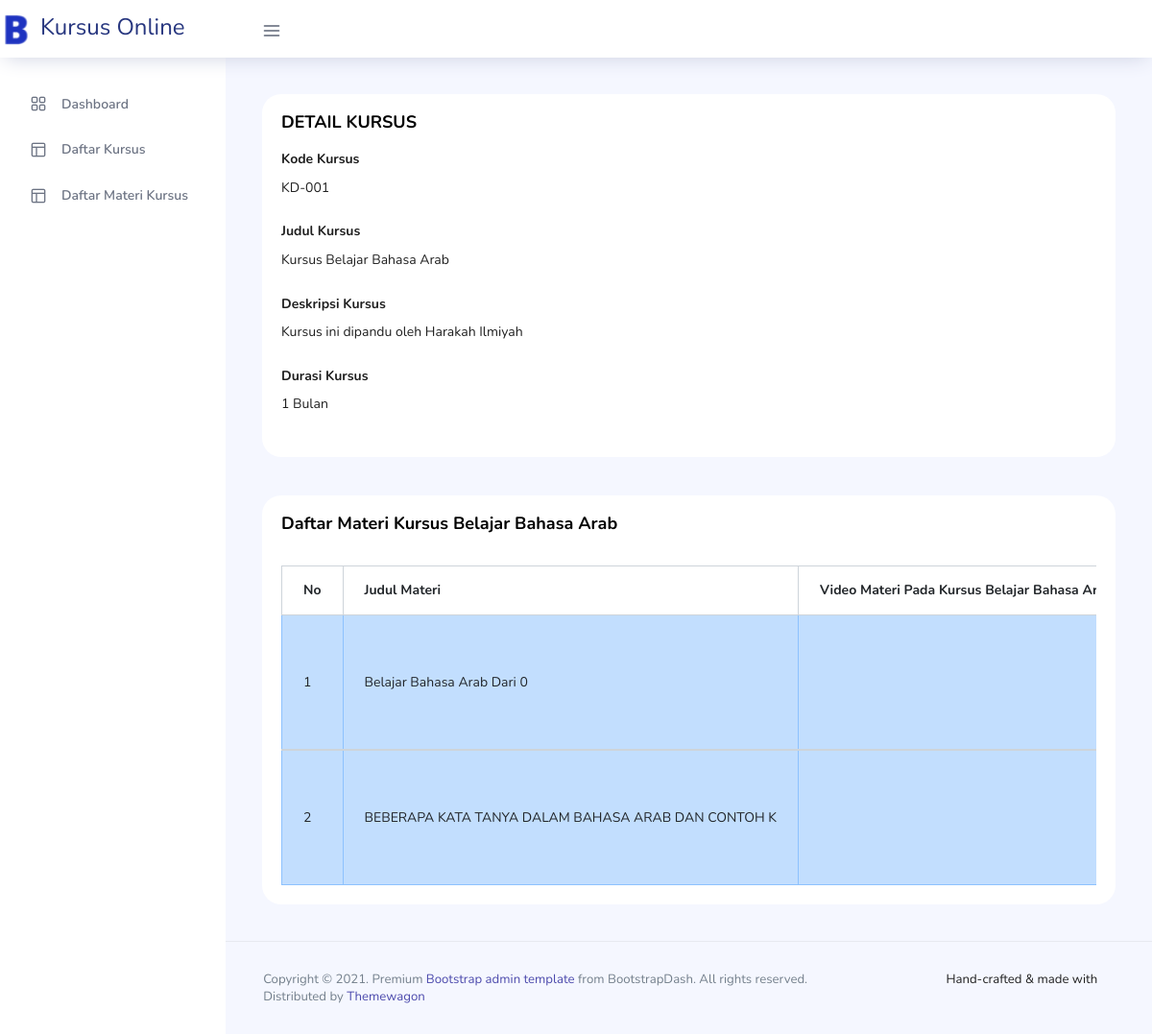
The page /?page=kursus&aksi=detail&id_kursus=9&kode_kursus=KD-001 on the database its author committed.
### tables this page shows
CREATE TABLE `tb_kursus` (
  `id_kursus` int(11) NOT NULL,
  `kode_kursus` varchar(10) NOT NULL,
  `judul_kursus` varchar(50) NOT NULL,
  `deskripsi_kursus` text NOT NULL,
  `durasi_kursus` varchar(50) NOT NULL
);

CREATE TABLE `tb_materi` (
  `id_materi` int(11) NOT NULL,
  `kode` varchar(50) NOT NULL,
  `judul_materi` varchar(50) NOT NULL,
  `deskripsi_materi` text NOT NULL,
  `link` varchar(1000) NOT NULL
);

### pages/kursus/detail.php (the view)
<?php
    $id = $_GET['id_kursus'];
    $kode = $_GET['kode_kursus'];
    $sql = $koneksi->query("SELECT * FROM tb_kursus WHERE id_kursus = '$id'");
    $tampil = $sql->fetch_assoc();
?>
<div class="main-panel">
        <div class="content-wrapper">
          <div class="row">
            <div class="col-12 grid-margin stretch-card">
              <div class="card">
                <div class="card-body">
                  <h4 class="card-title">DETAIL KURSUS</h4>
                  <form class="forms-sample" method="POST">
                    <div class="form-group">
                      <b><label>Kode Kursus</label></b>
                      <p><?php echo $tampil['kode_kursus']; ?></p>
                    </div>
                    <div class="form-group">
                      <b><label>Judul Kursus</label></b>
                      <p><?php echo $tampil['judul_kursus']; ?></p>
                    </div>
                    <div class="form-group">
                      <b><label>Deskripsi Kursus</label></b>
                      <p><?php echo $tampil['deskripsi_kursus']; ?></p>
                    </div>
                    <div class="form-group">
                      <b><label>Durasi Kursus</label></b>
                      <p><?php echo $tampil['durasi_kursus']; ?></p>
                    </div>
                  </form>
                </div>
              </div>
            </div>
            <div class="col-lg-12 stretch-card">
              <div class="card">
                <div class="card-body">
                  <h4 class="card-title">Daftar Materi <?php echo $tampil['judul_kursus'] ?></h4>
                  <div class="table-responsive pt-3">
                    <table class="table table-bordered">
                      <thead>
                        <tr>
                          <th>No</th>
                          <th>Judul Materi</th>
                          <th>Video Materi Pada <?php echo $tampil['judul_kursus'] ?></th>
                        </tr>
                      </thead>
                      <?php
                        $no = 1;
                        $sql1 = $koneksi->query("SELECT * FROM tb_materi WHERE kode='$kode'");
                        while ($materi = $sql1->fetch_assoc()) {
                      ?>
                      <tbody>
                        <tr class="table-info">
                          <td><?php echo $no++; ?></td>
                          <td><?php echo $materi['judul_materi'] ?></td>
                          <td>
                            <?php
                              $link = $materi['link'];
                              $convertVideo = str_replace("watch?v=", "embed/", $link);
                             ?>
                            <iframe width="200" height="100" src="<?php echo $convertVideo; ?>" title="YouTube video player" frameborder="0" allow="accelerometer; autoplay; clipboard-write; encrypted-media; gyroscope; picture-in-picture; web-share" allowfullscreen></iframe>
                          </td>
                        </tr>
                        <?php } ?>
                      </tbody>
                    </table>
                  </div>
                </div>
              </div>
            </div>
          </div>
        </div>

### rows shown on the page
tb_kursus: kode_kursus "KD-001", judul_kursus "Kursus Belajar Bahasa Arab", deskripsi_kursus "Kursus ini dipandu oleh Harakah Ilmiyah", durasi_kursus "1 Bulan", judul_kursus "Kursus Belajar Bahasa…"
tb_materi: judul_materi "Belajar Bahasa Arab Dari 0"
tb_materi: judul_materi "BEBERAPA KATA TANYA DALAM BAHASA ARAB DAN CONTOH K"
